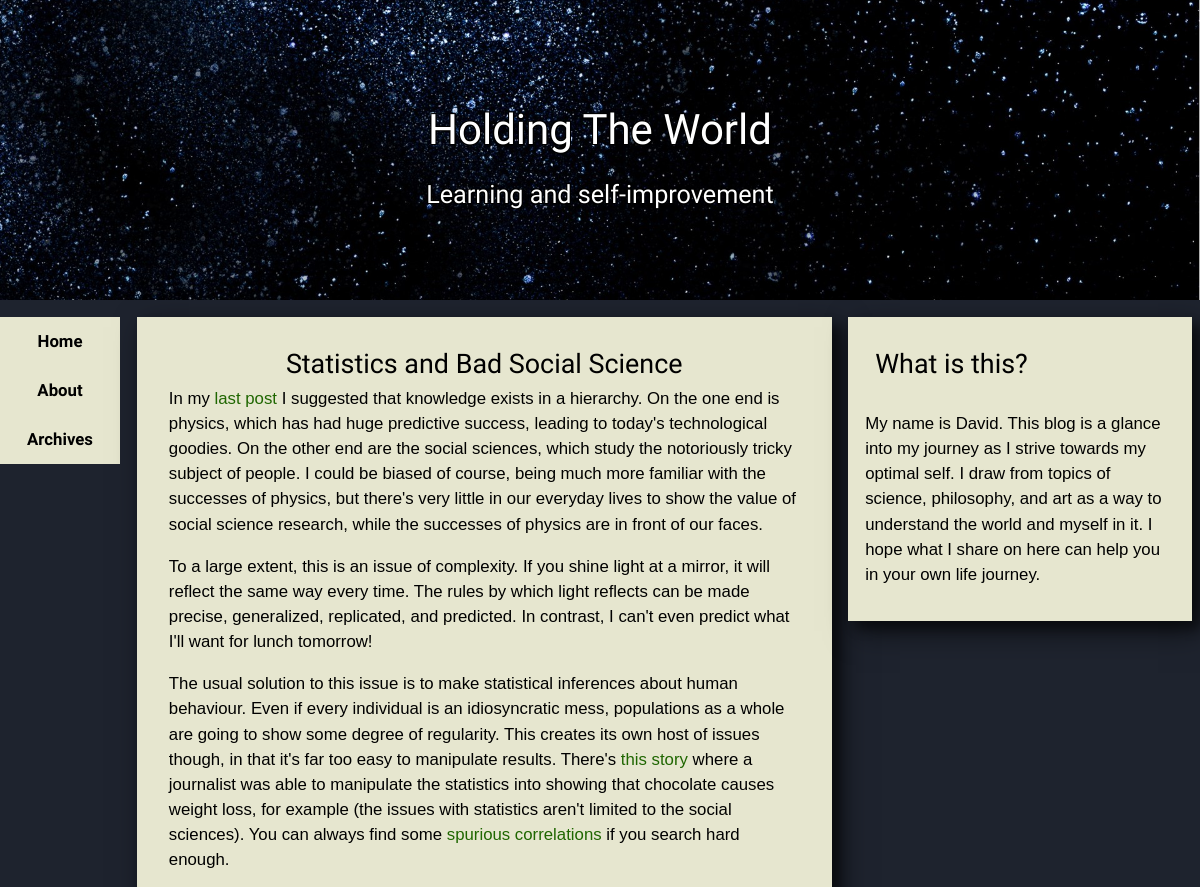
Page /blog/statistics-and-bad-social-science/ (upper part) on the earlier database version.
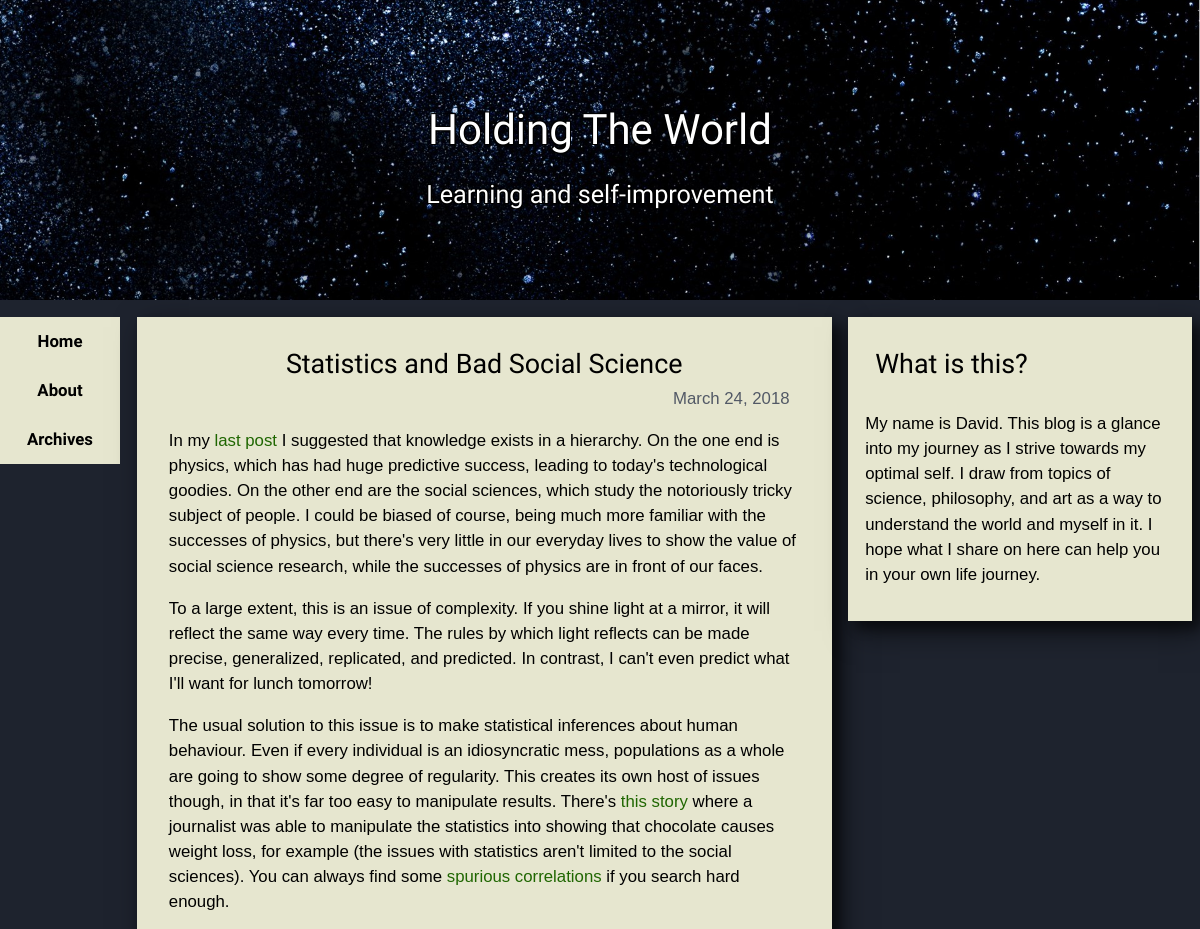
Same page on the later database version.
### blog/models.py (models this page shows, shortened)
class Post(models.Model):
    title = models.CharField(max_length=128)
    body = models.TextField(blank=True)
    slug = models.SlugField(max_length=128, unique=True)
    create_date = models.DateTimeField('Date the post was originally created', auto_now_add=True)
    pub_date = models.DateTimeField('Publish date', blank=True, null=True)
    edit_date = models.DateTimeField('Date post was edited, most recently', auto_now=True)
    tags = models.ManyToManyField(Tag, blank=True)
    snippet = models.TextField('Short section from the body of the text', blank=True)
    published = models.BooleanField('Whether the post is published, or still in edit', default=False)

### blog/views.py (the view)
# urls.py: path('blog/<slug:slug>/', views.page, name='post'),
def page(request, slug):
    post = Post.objects.get(slug=slug)
    context = {'post': post}
    return render(request, 'blog/post.html', context)

### blog/templates/blog/post.html
{% extends "blog/base.html" %}
{% block content %}
    <article class="box">
        <h1>{{ post.title }}</h1>
        <div class="date">{{ post.pub_date.date}}</div>
        {{ post.body|safe }}
    </article>
{% endblock %}

Differences in the rows shown:
changed Post "Statistics and Bad Social Science": pub_date (not shown) → "March 24, 2018"
